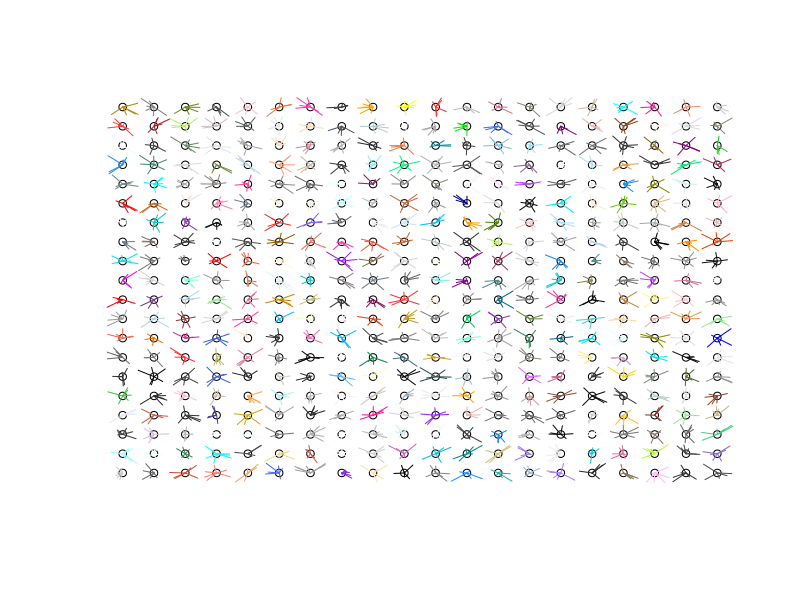

Generate this figure with R:

plot(0, 0,
     xlim=c(-10,10),
     ylim=c(-10,10),
     col = "white", xlab = "", ylab = "", axes=F)


for (xprev in seq(-9.5,9.5,1)){
  for (yprev in seq(-9.5,9.5,1)){
    lineColor=sample(colors(),1)
    points(xprev,yprev)
    for (i in seq(1:6)){
            
      xnew <- xprev +runif(1,-0.5,0.5)
      ynew <- yprev +runif(1,-0.5,0.5)
      
      ### Limit to canvas
      # while (abs(xnew) >= 1 | abs(ynew) >=1 ){
      #   xnew <- xprev +runif(1,-0.25,0.25)
      #   ynew <- yprev +runif(1,-0.25,0.25)
      # }
      # 
      lineCoords <- data.frame(rbind(c(xprev,yprev),c(xnew,ynew)))
      lineCoords
      lines(lineCoords,col=lineColor)
      #lines(1/t(lineCoords))
      
      # xprev <- xnew
      # yprev <- ynew
      
    }
    
  } 
}
